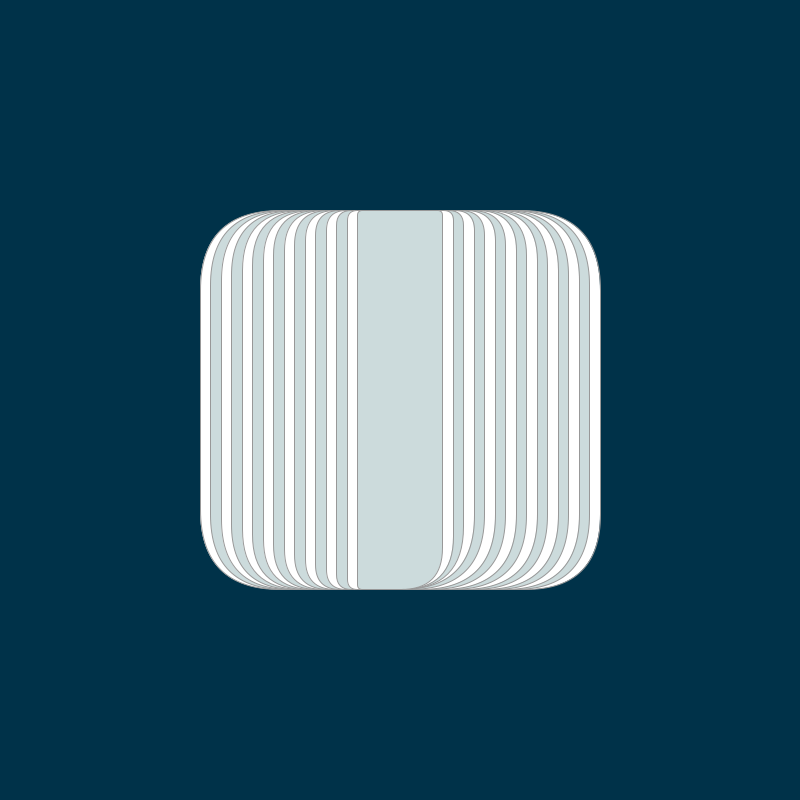
Frame 1 (no input)
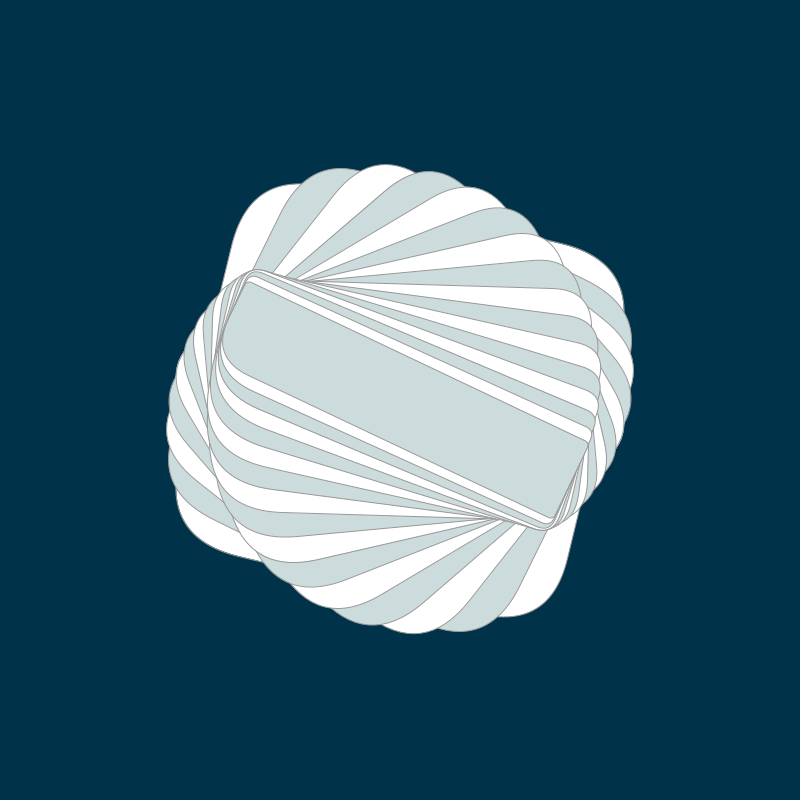
Frame 60 (the mouse pressed at the canvas centre just before this capture)
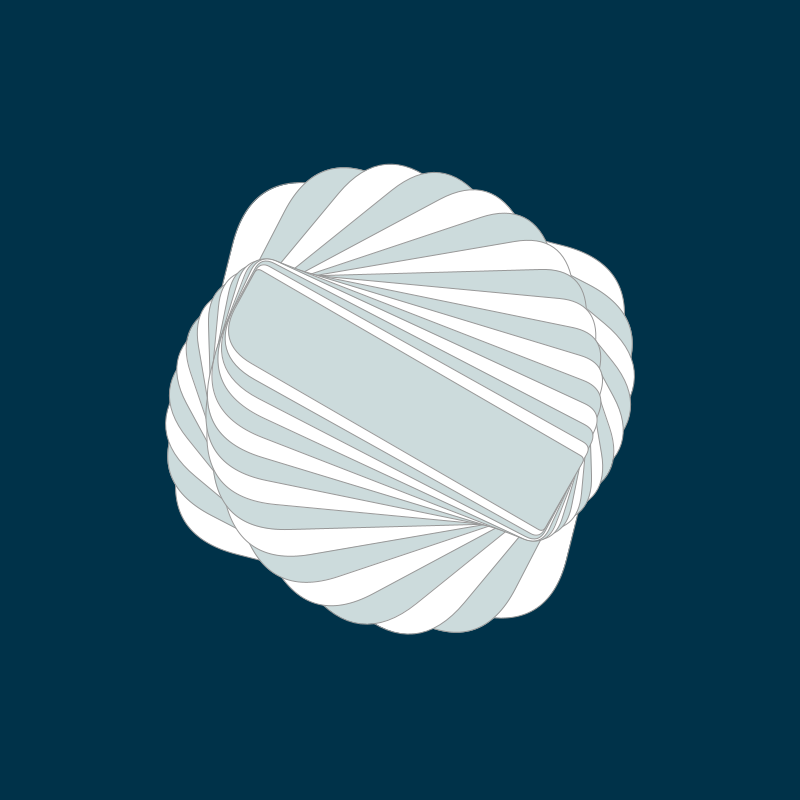
Frame 120 (the mouse held since frame 60 and released just before this capture)

The Processing sketch that drew these frames (run headless with seeded random() and noise(); from frame 60 on, the mouse is pressed at the canvas centre):

// Processing sketch: s3waves
// ── s3waves.pde
void setup(){
  size(800, 800);
}
int w=400, r=5, N=16;
float k =0, t=0;

void draw(){
  background(#003249);
  float dw=350/N;
  stroke(152);
  translate(width/2,width/2);
  rectMode(CENTER);
  for (int i=0; i<N; i++){
    rotate(radians(t*(N-i)));
    if(i%2 ==0)
      fill(-1);
      else
      fill(#CCDBDC);
      rect(0,0,w-i*dw,w-1*dw,
      r*(N-i), r*(N-i),
      r*(N-1), r*(N-i));
  }
  t = sin(radians(k));
  k++;
}
